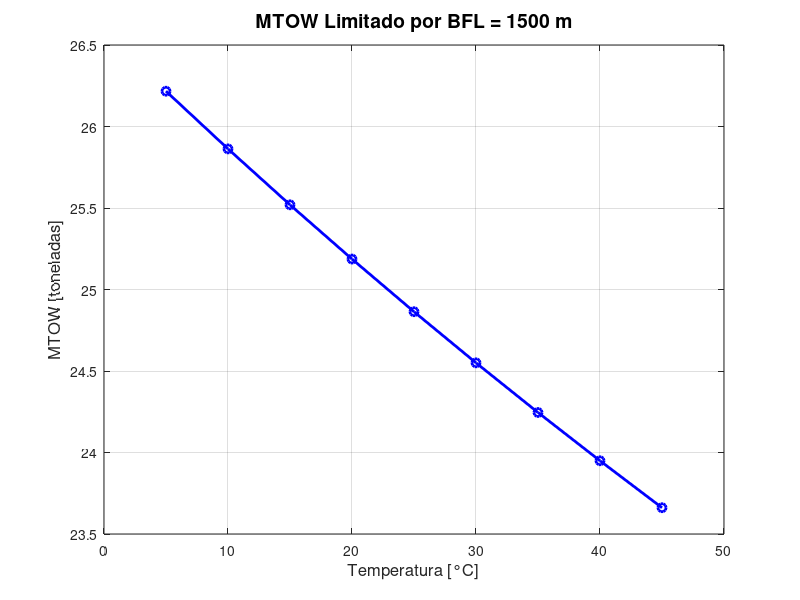

Source code (MATLAB): (Note: this script raises an error after producing the figure.)
%Trabalho Final - Desempenho
%Parte 5 - Análise de Decolagem com Pista Balanceada
%Exercício 1: Cálculo do MTOW Limitado por BFL
%Slides 1 a 16 - Aula Desempenho em Pista

%% DADOS DA AERONAVE
m_ref = 33100;          % Massa de referência da aeronave [kg]
S = 88;                 % Área da asa [m²]
g = 9.81;               % Aceleração da gravidade [m/s²]
T_max = 55600;          % Tração máxima dos 2 motores ao nível do mar [N]

%% PARÂMETROS DE DECOLAGEM (BFL)
u_r = 0.02;             % Coeficiente de atrito de rolamento (pista seca)
u_b = 0.35;             % Coeficiente de atrito de frenagem (pista seca)
CL0 = 0.3;              % Coef. de sustentação inicial (flapes abaixados)
CL_max = 2.5;           % Coef. de sustentação máximo (flapes abaixados)
CD0 = 0.03;             % Coef. de arrasto parasita
k = 0.07;               % Coef. de arrasto induzido

%% CONDIÇÕES ATMOSFÉRICAS ISA
T_ISA = 15;             % Temperatura ISA ao nível do mar [°C]
T_vec = (T_ISA-10):5:(T_ISA+30);  % Vetor de temperaturas: de ISA-10°C a ISA+30°C, em passos de 5°C

%% PRÉ-ALOCAÇÃO DE VETORES DE RESULTADOS
MTOW = zeros(size(T_vec)); % Vetor para armazenar MTOW em cada temperatura [kg]
V1 = zeros(size(T_vec));   % Vetor para armazenar velocidades V1 [m/s]

%% LOOP PRINCIPAL
for i = 1:length(T_vec)
    T = T_vec(i);  % Temperatura atual do loop [°C]
    
    % ----- 1. Cálculo da densidade do ar (lei dos gases ideais) -----
    rho = 1.225 * (288.15 / (T + 273.15));  % [kg/m³] (15°C ISA → 288.15 K)
    
    % ----- 2. Tração disponível (modelo empírico) -----
    T_available = T_max * (rho/1.225)^0.6;  % Tração reduz com densidade
    
    % ----- 3. Chutes iniciais para MTOW e V1 -----
    MTOW_guess = 30000;  % Valor inicial estimado [kg]
    V1_guess = 50;       % Valor inicial estimado [m/s]
    
    % ----- 4. Iteração para encontrar MTOW e V1 que satisfazem BFL = 1500 m -----
    for iter = 1:1000  % Número máximo de iterações
        % --- 4.1 Cálculo da velocidade de estol e decolagem ---
        V_stall = sqrt(2 * MTOW_guess * g / (rho * S * CL_max));  % Velocidade de estol [m/s]
        V_LOF = 1.1 * V_stall;  % Velocidade de decolagem (10% acima do estol)
        
        % --- 4.2 Cálculo da distância de decolagem (TOD) com 1 motor inoperante ---
        T_OEI = 0.5 * T_available;  % Tração com 1 motor (OEI: One Engine Inoperative)
        
        % Forças durante o rolamento:
        CL_ground = CL0;  % Coef. de sustentação no solo
        CD_ground = CD0 + k * CL_ground^2;  % Coef. de arrasto no solo
        D_avg = 0.5 * rho * V_LOF^2 * S * CD_ground;  % Arrasto médio [N]
        L_avg = 0.5 * rho * V_LOF^2 * S * CL_ground;   % Sustentação média [N]
        F_avg = T_OEI - D_avg - u_r*(MTOW_guess*g - L_avg);  % Força resultante [N]
        a_avg = F_avg / MTOW_guess;  % Aceleração média [m/s²]
        TOD = V_LOF^2 / (2 * a_avg);  % Distância de decolagem [m]
        
        % --- 4.3 Cálculo da distância de abortagem (ASD) ---
        t_reaction = 2;  % Tempo de reação do piloto [s]
        d_reaction = V1_guess * t_reaction;  % Distância percorrida durante reação [m]
        a_brake = u_b * g;  % Desaceleração durante frenagem [m/s²]
        d_brake = V1_guess^2 / (2 * a_brake);  % Distância de frenagem [m]
        ASD = d_reaction + d_brake;  % Distância total de abortagem [m]
        
        % --- 4.4 Verificação do BFL ---
        BFL = max(TOD, ASD);  % Pista balanceada: BFL = maior entre TOD e ASD
        
        % Critério de parada: BFL ≈ 1500 m (tolerância de 10 cm)
        if abs(BFL - 1500) < 0.1
            break;
        end
        
        % --- 4.5 Ajuste de MTOW e V1 ---
        if BFL > 1500
            % Reduz MTOW e V1 se BFL está muito longo
            MTOW_guess = MTOW_guess * 0.998;
            V1_guess = V1_guess * 0.998;
        else
            % Aumenta MTOW e V1 se BFL está muito curto
            MTOW_guess = MTOW_guess * 1.002;
            V1_guess = V1_guess * 1.002;
        end
    end
    
    % ----- 5. Armazena resultados -----
    MTOW(i) = MTOW_guess;
    V1(i) = V1_guess;
    
    % Exibe resultados para a temperatura atual
    fprintf('T = %2d°C: MTOW = %6.1f kg (%.1f t) | V1 = %.1f m/s | Iter = %d\n', ...
            T, MTOW(i), MTOW(i)/1000, V1(i), iter);
end

%% Gráficos
figure;
plot(T_vec, MTOW/1000, 'bo-', 'LineWidth', 2);  % MTOW em toneladas
xlabel('Temperatura [°C]', 'FontSize', 12);
ylabel('MTOW [toneladas]', 'FontSize', 12);
title('MTOW Limitado por BFL = 1500 m', 'FontSize', 14);
grid on;

% Adiciona linhas de referência (opcional)
hold on;
yline(33.1, '--r', 'MTOW Referência (33.1 t)');  % Linha de referência da massa nominal
legend('MTOW Calculado', 'Referência', 'Location', 'SouthWest');